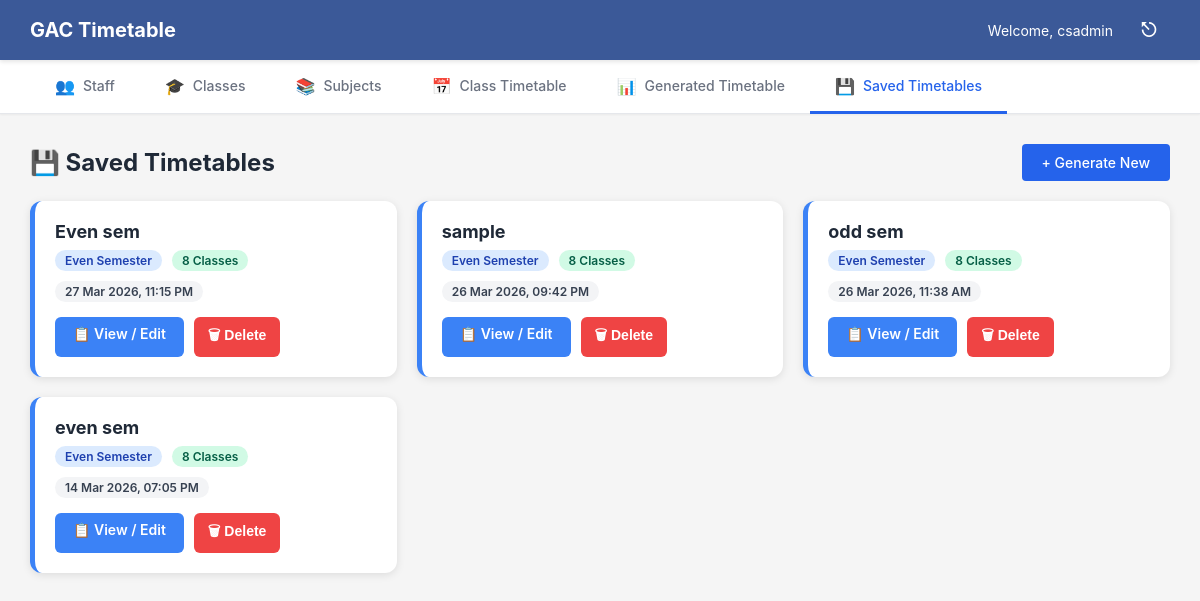
Page /SavedTimetable/saved_timetable.php (signed in) on the committed database.
### tables this page shows
CREATE TABLE `saved_timetables` (
  `id` int(11) NOT NULL,
  `name` varchar(150) NOT NULL,
  `semester` varchar(10) NOT NULL,
  `created_at` datetime DEFAULT current_timestamp(),
  `updated_at` datetime DEFAULT current_timestamp() ON UPDATE current_timestamp()
);

### SavedTimetable/saved_timetable.php (the view, shortened to what this page needs)
<?php
$conn = getConnection();
$conn->query("CREATE TABLE IF NOT EXISTS `saved_timetables` (
  `id` INT AUTO_INCREMENT PRIMARY KEY,
  `name` VARCHAR(150) NOT NULL,
  `semester` VARCHAR(10) NOT NULL,
  `created_at` DATETIME DEFAULT NOW(),
  `updated_at` DATETIME DEFAULT NOW() ON UPDATE NOW()
) ENGINE=InnoDB DEFAULT CHARSET=utf8mb4");
$conn->query("CREATE TABLE IF NOT EXISTS `saved_timetable_slots` (
  `id` INT AUTO_INCREMENT PRIMARY KEY,
  `saved_timetable_id` INT NOT NULL,
  `class_id` INT NOT NULL,
  `class_name` VARCHAR(100),
  `shift` VARCHAR(30),
  `semester` INT NOT NULL,
  `day` VARCHAR(20) NOT NULL,
  `hour` VARCHAR(20) NOT NULL,
  `subject_id` VARCHAR(50) DEFAULT NULL,
  `subject_title` VARCHAR(150) DEFAULT NULL,
  `subject_short_name` VARCHAR(50) DEFAULT NULL,
  `subject_type` VARCHAR(50) DEFAULT NULL,
  `staff_id` INT DEFAULT NULL,
  `staff_name` VARCHAR(100) DEFAULT NULL,
  `staff_code` VARCHAR(20) DEFAULT NULL,
  INDEX idx_saved_timetable_id (saved_timetable_id)
) ENGINE=InnoDB DEFAULT CHARSET=utf8mb4");
$saved_list = $conn->query("SELECT st.*,
    (SELECT COUNT(DISTINCT class_id) FROM saved_timetable_slots WHERE saved_timetable_id = st.id) as class_count
    FROM saved_timetables st ORDER BY st.created_at DESC");
?>
<!DOCTYPE html>
<html lang="en">
<head>
    <link rel="stylesheet" href="../Assets/css/style.css?v=1773498759">
</head>
<body>
    <nav class="navbar">
        <div class="nav-brand">GAC Timetable</div>
        <div class="nav-user">
            Welcome, <?php echo htmlspecialchars($_SESSION['user_name']); ?>
            <a href="../Logout/logout.php" class="logout-icon">⎋</a>
        </div>
    </nav>
    <div class="tabs">
        <a href="../Staff/staff.php" class="tab"><span class="tab-icon">👥</span> Staff</a>
        <a href="../Class/class.php" class="tab"><span class="tab-icon">🎓</span> Classes</a>
        <a href="../Subject/subject.php" class="tab"><span class="tab-icon">📚</span> Subjects</a>
        <a href="../Generate_Timetable/redirect_timetable.php" class="tab"><span class="tab-icon">📅</span> Class
            Timetable</a>
        <a href="../Generate_Timetable/generated_timetable_view.php" class="tab"><span class="tab-icon">📊</span>
            Generated Timetable</a>
        <a href="saved_timetable.php" class="tab active"><span class="tab-icon">💾</span> Saved Timetables</a>
    </div>
    <div class="content">
        <div style="display:flex; justify-content:space-between; align-items:center; margin-bottom:10px;">
            <h2 style="margin:0; color:#1f2937;">💾 Saved Timetables</h2>
            <a href="../Generate_Timetable/redirect_timetable.php" class="btn btn-primary">+ Generate New</a>
        </div>
        <?php if ($saved_list && $saved_list->num_rows > 0): ?>
            <div class="saved-grid">
                <?php while ($row = $saved_list->fetch_assoc()): ?>
                    <div class="saved-card">
                        <h3><?php echo htmlspecialchars($row['name']); ?></h3>
                        <div class="meta">
                            <span class="badge badge-blue"><?php echo ucfirst($row['semester']); ?> Semester</span>
                            <span class="badge badge-green"><?php echo $row['class_count']; ?> Classes</span>
                            <span
                                class="badge badge-gray"><?php echo date('d M Y, h:i A', strtotime($row['created_at'])); ?></span>
                        </div>
                        <div class="actions">
                            <a href="view_saved_timetable.php?id=<?php echo $row['id']; ?>" class="btn-view">📋 View / Edit</a>
                            <form method="POST" onsubmit="return confirm('Delete this saved timetable?');"
                                style="display:inline;">
                                <button type="submit" class="btn-delete">🗑 Delete</button>
                            </form>
                        </div>
                    </div>
                <?php endwhile; ?>
            </div>
        <?php endif; ?>
    </div>
</body>
</html>

### Assets/css/style.css (style rules this page uses)
* { margin: 0; padding: 0; box-sizing: border-box; }
body { font-family: -apple-system, BlinkMacSystemFont, "Segoe UI", Roboto, "Helvetica Neue", Arial, sans-serif; background-color: #f5f5f5; color: #333; }
.btn { padding: 10px 20px; border: none; border-radius: 4px; cursor: pointer; font-size: 14px; font-weight: 500; transition: all 0.3s; text-decoration: none; display: inline-block; }
.btn-primary { background-color: #2563eb; color: white; }
.navbar { background-color: #3b5998; color: white; padding: 15px 30px; display: flex; justify-content: space-between; align-items: center; box-shadow: 0 2px 4px rgba(0, 0, 0, 0.1); position: fixed; top: 0; left: 0; width: 100%; height: 60px; z-index: 1000; }
.nav-brand { font-size: 20px; font-weight: bold; }
.nav-user { display: flex; align-items: center; gap: 15px; font-size: 14px; }
.logout-icon { color: white; text-decoration: none; font-size: 20px; display: inline-flex; align-items: center; justify-content: center; width: 42px; height: 42px; border-radius: 6px; transition: background-color 0.3s; }
.tabs { background-color: white; display: flex; border-bottom: 1px solid #e5e7eb; padding: 0 30px; box-shadow: 0 1px 2px rgba(0, 0, 0, 0.05); position: fixed; top: 60px; left: 0; width: 100%; height: 54px; z-index: 999; }
.tab { padding: 15px 25px; text-decoration: none; color: #6b7280; border-bottom: 3px solid transparent; transition: all 0.3s; display: flex; align-items: center; gap: 8px; font-weight: 500; font-size: 14px; position: relative; margin-bottom: -1px; }
.tab-icon { font-size: 16px; }
.tab.active { color: #2563eb; border-bottom: 3px solid #2563eb; }
.content { padding: 30px; padding-top: 144px; max-width: 1400px; margin: 0 auto; }
.btn-delete { color: #dc2626; background-color: #fef2f2; border: 1px solid #fecaca; }
.badge { display: inline-block; padding: 5px 12px; border-radius: 12px; font-size: 11px; font-weight: 600; background-color: #d1fae5; color: #065f46; }

### SavedTimetable/saved_timetable.php (style rules this page uses)
.saved-grid { display: grid; grid-template-columns: repeat(auto-fill, minmax(300px, 1fr)); gap: 20px; margin-top: 20px; }
.saved-card { background: white; border-radius: 12px; padding: 20px; box-shadow: 0 2px 8px rgba(0, 0, 0, 0.1); border-left: 5px solid #3b82f6; transition: transform 0.2s, box-shadow 0.2s; }
.saved-card h3 { margin: 0 0 8px 0; color: #1f2937; font-size: 18px; }
.saved-card .meta { display: flex; gap: 10px; flex-wrap: wrap; margin-bottom: 15px; }
.badge { display: inline-block; padding: 3px 10px; border-radius: 20px; font-size: 12px; font-weight: 600; }
.badge-blue { background: #dbeafe; color: #1e40af; }
.badge-green { background: #d1fae5; color: #065f46; }
.badge-gray { background: #f3f4f6; color: #374151; }
.saved-card .actions { display: flex; gap: 10px; margin-top: 8px; }
.btn-view { background: #3b82f6; color: white; padding: 8px 18px; border: none; border-radius: 6px; cursor: pointer; font-weight: 600; text-decoration: none; font-size: 14px; }
.btn-delete { background: #ef4444; color: white; padding: 8px 14px; border: none; border-radius: 6px; cursor: pointer; font-weight: 600; font-size: 14px; }

### rows in the picture
saved_timetables: name "Even sem", semester "Even", class_count "8", created_at "27 Mar 2026, 11:15 PM"
saved_timetables: name "sample", semester "Even", class_count "8", created_at "26 Mar 2026, 09:42 PM"
saved_timetables: name "odd sem", semester "Even", class_count "8", created_at "26 Mar 2026, 11:38 AM"
saved_timetables: name "even sem", semester "Even", class_count "8", created_at "14 Mar 2026, 07:05 PM"

### other values in the picture
$_SESSION['user_name'] "csadmin"
